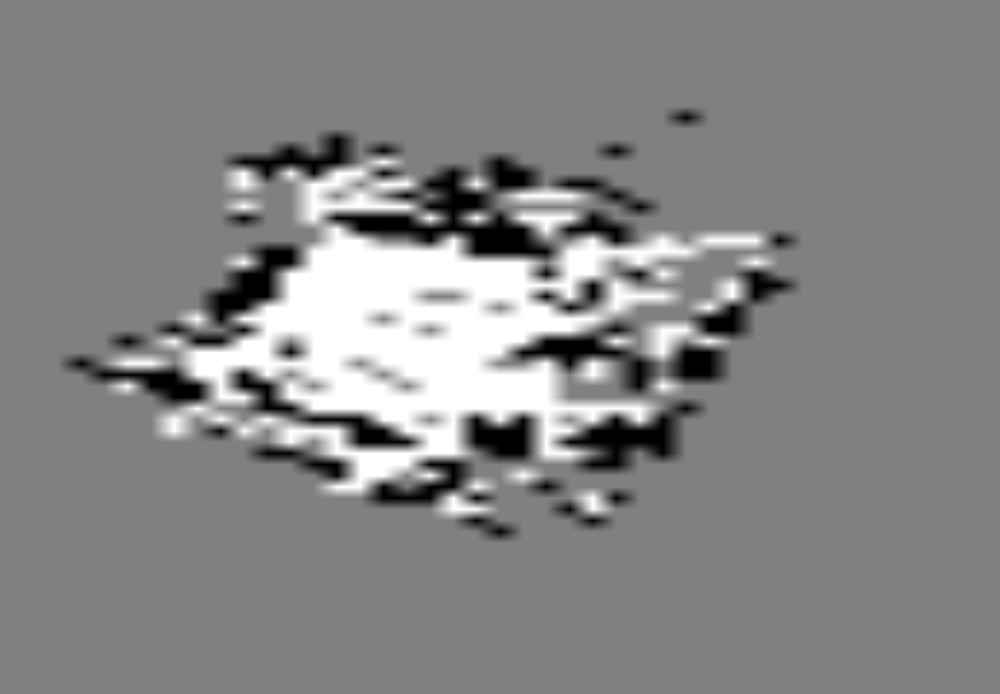
#> input picture ControlStation/runtime_files/pathfinding/image.pgm, 1000 x 694 px, shrunk from 1240 x 860 before the run
$ python AStar.py
#> lines starting #> are read from the running program, lines starting #| are printed output that depends on the picture
import math
import matplotlib.pyplot as plt
import matplotlib.image as mpimg
import numpy as np
from scipy.spatial import KDTree
import time

show_animation = False


class AStarPlanner:
    def __init__(self, ox, oy, resolution, rr):
        self.resolution = resolution
        self.rr = rr
        self.min_x, self.min_y = 0, 0
        self.max_x, self.max_y = 0, 0
        self.obstacle_map = None
        self.x_width, self.y_width = 0, 0
        self.motion = self.get_motion_model()
        self.obstacle_kd_tree = KDTree(list(zip(ox, oy)))
        self.calc_obstacle_map(ox, oy)

    class Node:
        # [5 lines left out: function __init__, not called in this run]

        def __str__(self):
            return str(self.x) + "," + str(self.y) + "," + str(self.cost) + "," + str(self.parent_index)

    # [72 lines left out: functions planning, calc_final_path, calc_heuristic, not called in this run]

    def calc_grid_position(self, index, min_position):
        pos = index * self.resolution + min_position
        return pos

    def calc_xy_index(self, position, min_pos):
        return round((position - min_pos) / self.resolution)

    def calc_grid_index(self, node):
        return (node.y - self.min_y) * self.x_width + (node.x - self.min_x)

    # [13 lines left out: function verify_node, not called in this run]


    ## BU KISIM ÇOK UZUN SÜRÜYOR
    def calc_obstacle_map(self, ox, oy):
        self.min_x = round(min(ox))
        self.min_y = round(min(oy))
        self.max_x = round(max(ox))
        self.max_y = round(max(oy))
        print("min_x:", self.min_x)
        print("min_y:", self.min_y)
        print("max_x:", self.max_x)
        print("max_y:", self.max_y)

        self.x_width = round((self.max_x - self.min_x) / self.resolution) + 1
        self.y_width = round((self.max_y - self.min_y) / self.resolution) + 1
        print("x_width:", self.x_width)
        print("y_width:", self.y_width)

        # [11 lines of commented-out code are left out]

    @staticmethod
    def get_motion_model():
        motion = [[1, 0, 1],
                  [0, 1, 1],
                  [-1, 0, 1],
                  [0, -1, 1],
                  [-1, -1, math.sqrt(2)],
                  [-1, 1, math.sqrt(2)],
                  [1, -1, math.sqrt(2)],
                  [1, 1, math.sqrt(2)]]

        return motion


def main():
    print(__file__ + " start!!")


    # ROBOTUN İLK KONUMU.
    # sx, sy = get_robot_pos()
    sx = 530.0  # [m]
    sy = 440.0  # [m]


    grid_size = 2.0  # [m]
    robot_radius = 1.0  # [m]

    ox, oy = [], []


    img = mpimg.imread("image.pgm")
#> img is the input picture: shape (694, 1000); min 0, max 255, mean 133.5
    img_height, img_width = img.shape[:2]
#> img_height = 694; img_width = 1000

    # Haritanın kullanmak istediğiniz alanının kordinatları
    min_x_range = 0
    min_y_range = 0
    max_x_range = img_width
#> max_x_range = 1000
    max_y_range = img_height
#> max_y_range = 694


    ox, oy = [], []
    for i in range(min_x_range, max_x_range):
        ox.append(i)
        oy.append(min_y_range)
#> after the loop, ox = 1000 values from 0 to 999; oy = 1000 values from 0 to 0
    for i in range(min_y_range, max_y_range):
        ox.append(max_x_range)
        oy.append(i)
#> after the loop, ox = 1694 values from 0 to 1000; oy = 1694 values from 0 to 693
    for i in range(min_x_range, max_x_range):
        ox.append(i)
        oy.append(max_y_range)
    for i in range(min_y_range, max_y_range):
        ox.append(min_x_range)
        oy.append(i)


    # Calculate the obstacle positions based on the image
    # Haritadaki engel noktalarını tanıtma kısmı. 128 keşfedilmemiş noktaların, 0 engellerin, 255 boşlukların değeri.
    # img[y, x] <= 200 kısmındaki değerin değiştirilmesi gerekebilir.
    for x in range(min_x_range, max_x_range):
        for y in range(min_y_range, max_y_range):
            if (img[y, x] <= 200):
                #print("obstacle on: ", x, " ", y)
                ox.append(x)
                oy.append(y)

    a_star = AStarPlanner(ox, oy, grid_size, robot_radius)
#| min_x: 0
#| min_y: 0
#| max_x: 1000
#| max_y: 694
#| x_width: 501
#| y_width: 348


    # Create the plot
    fig, ax = plt.subplots()

    # Display the image
    ax.imshow(img)


    # Plot the clicked points as scatter markers
    robot_icon = ax.scatter([], [], marker='*', color='red')
    robot_pos = []
    robot_pos.append((sx, sy))
    robot_icon.set_offsets(robot_pos)


    dest_icon = ax.scatter([], [], marker='*', color='blue')
    dest_pos = []


    line_objects = []


    # [54 lines left out: function onclick, not called in this run]


    # Register the event handler function
    cid = fig.canvas.mpl_connect('button_press_event', onclick)

    # Set grid and equal aspect ratio
    ax.grid(True)
    ax.axis("equal")

    # Display the plot
    plt.show()
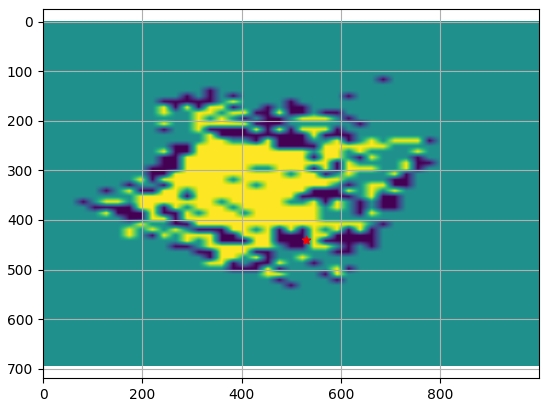
#> figure drawn by matplotlib, 1 panel


if __name__ == '__main__':
    main()
